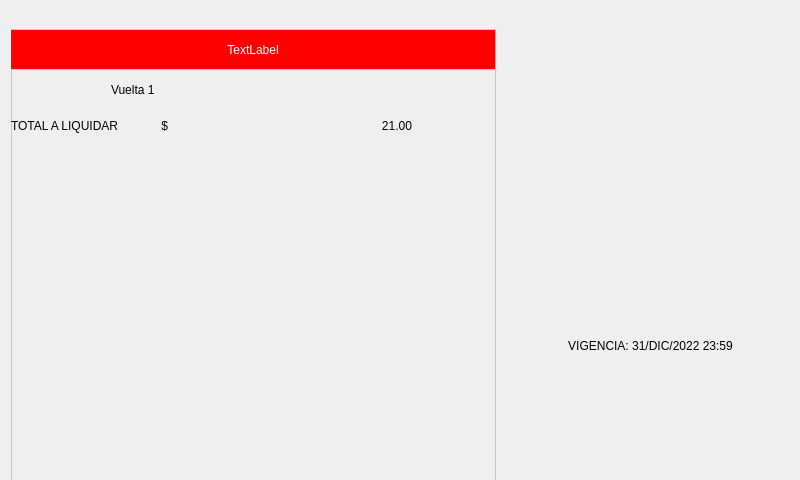
<?xml version="1.0" encoding="UTF-8"?>
<ui version="4.0">
 <class>Form</class>
 <widget class="QWidget" name="Form">
  <property name="geometry">
   <rect>
    <x>0</x>
    <y>0</y>
    <width>800</width>
    <height>480</height>
   </rect>
  </property>
  <property name="minimumSize">
   <size>
    <width>800</width>
    <height>480</height>
   </size>
  </property>
  <property name="maximumSize">
   <size>
    <width>800</width>
    <height>480</height>
   </size>
  </property>
  <property name="windowTitle">
   <string>Form</string>
  </property>
  <widget class="QLabel" name="label_font">
   <property name="geometry">
    <rect>
     <x>0</x>
     <y>0</y>
     <width>800</width>
     <height>480</height>
    </rect>
   </property>
   <property name="text">
    <string/>
   </property>
   <property name="pixmap">
    <pixmap>../Imagenes/Servicios.jpg</pixmap>
   </property>
   <property name="scaledContents">
    <bool>true</bool>
   </property>
   <property name="margin">
    <number>0</number>
   </property>
   <property name="indent">
    <number>-1</number>
   </property>
  </widget>
  <widget class="QFrame" name="destinos">
   <property name="geometry">
    <rect>
     <x>11</x>
     <y>29</y>
     <width>485</width>
     <height>456</height>
    </rect>
   </property>
   <property name="styleSheet">
    <string notr="true">QFrame{
border: 1px solid #c7c7c7;
}</string>
   </property>
   <property name="frameShape">
    <enum>QFrame::StyledPanel</enum>
   </property>
   <property name="frameShadow">
    <enum>QFrame::Raised</enum>
   </property>
   <widget class="QLabel" name="label_head">
    <property name="geometry">
     <rect>
      <x>-1</x>
      <y>0</y>
      <width>486</width>
      <height>41</height>
     </rect>
    </property>
    <property name="styleSheet">
     <string notr="true">color:rgb(255, 255, 255);
background-color:rgb(255, 0, 0);
font: 87 20pt &quot;Arial Black&quot;;</string>
    </property>
    <property name="text">
     <string>TextLabel</string>
    </property>
    <property name="alignment">
     <set>Qt::AlignCenter</set>
    </property>
   </widget>
   <widget class="QLabel" name="label_vuelta">
    <property name="geometry">
     <rect>
      <x>100</x>
      <y>50</y>
      <width>101</width>
      <height>21</height>
     </rect>
    </property>
    <property name="styleSheet">
     <string notr="true">border: 0;
font: 15pt &quot;MS Sans Serif&quot;;</string>
    </property>
    <property name="text">
     <string>Vuelta 1</string>
    </property>
   </widget>
   <widget class="QLabel" name="label_estudiantes_5">
    <property name="geometry">
     <rect>
      <x>0</x>
      <y>90</y>
      <width>311</width>
      <height>31</height>
     </rect>
    </property>
    <property name="styleSheet">
     <string notr="true">border: 0;
font: 16pt &quot;MS Sans Serif&quot;;</string>
    </property>
    <property name="frameShadow">
     <enum>QFrame::Plain</enum>
    </property>
    <property name="lineWidth">
     <number>0</number>
    </property>
    <property name="text">
     <string>TOTAL A LIQUIDAR             $</string>
    </property>
    <property name="alignment">
     <set>Qt::AlignLeading|Qt::AlignLeft|Qt::AlignTop</set>
    </property>
   </widget>
   <widget class="QLabel" name="label_total_a_liquidar">
    <property name="geometry">
     <rect>
      <x>310</x>
      <y>90</y>
      <width>91</width>
      <height>31</height>
     </rect>
    </property>
    <property name="styleSheet">
     <string notr="true">border: 0;
font: 15pt &quot;MS Sans Serif&quot;;</string>
    </property>
    <property name="frameShadow">
     <enum>QFrame::Plain</enum>
    </property>
    <property name="lineWidth">
     <number>0</number>
    </property>
    <property name="text">
     <string>21.00</string>
    </property>
    <property name="alignment">
     <set>Qt::AlignRight|Qt::AlignTop|Qt::AlignTrailing</set>
    </property>
   </widget>
  </widget>
  <widget class="QLabel" name="label_fin">
   <property name="geometry">
    <rect>
     <x>621</x>
     <y>375</y>
     <width>71</width>
     <height>61</height>
    </rect>
   </property>
   <property name="text">
    <string/>
   </property>
   <property name="pixmap">
    <pixmap>../Imagenes/cerrarTurno.png</pixmap>
   </property>
   <property name="scaledContents">
    <bool>true</bool>
   </property>
  </widget>
  <widget class="QLabel" name="label_user">
   <property name="geometry">
    <rect>
     <x>548</x>
     <y>110</y>
     <width>203</width>
     <height>221</height>
    </rect>
   </property>
   <property name="text">
    <string/>
   </property>
   <property name="pixmap">
    <pixmap>../Imagenes/User/user/generico.jpg</pixmap>
   </property>
   <property name="scaledContents">
    <bool>true</bool>
   </property>
  </widget>
  <widget class="QLabel" name="label_cancel">
   <property name="geometry">
    <rect>
     <x>730</x>
     <y>385</y>
     <width>51</width>
     <height>51</height>
    </rect>
   </property>
   <property name="text">
    <string/>
   </property>
   <property name="pixmap">
    <pixmap>../Imagenes/no.png</pixmap>
   </property>
   <property name="scaledContents">
    <bool>true</bool>
   </property>
  </widget>
  <widget class="QLabel" name="label_cambiar_ruta">
   <property name="geometry">
    <rect>
     <x>520</x>
     <y>380</y>
     <width>61</width>
     <height>61</height>
    </rect>
   </property>
   <property name="text">
    <string/>
   </property>
   <property name="pixmap">
    <pixmap>../Imagenes/cambiarRuta.png</pixmap>
   </property>
   <property name="scaledContents">
    <bool>true</bool>
   </property>
  </widget>
  <widget class="QLabel" name="label_vigencia_tarjeta">
   <property name="geometry">
    <rect>
     <x>500</x>
     <y>330</y>
     <width>301</width>
     <height>31</height>
    </rect>
   </property>
   <property name="styleSheet">
    <string notr="true">font: 75 15pt &quot;MS Shell Dlg 2&quot;;</string>
   </property>
   <property name="frameShadow">
    <enum>QFrame::Plain</enum>
   </property>
   <property name="lineWidth">
    <number>0</number>
   </property>
   <property name="text">
    <string>VIGENCIA: 31/DIC/2022 23:59</string>
   </property>
   <property name="alignment">
    <set>Qt::AlignCenter</set>
   </property>
  </widget>
 </widget>
 <resources/>
 <connections/>
</ui>
